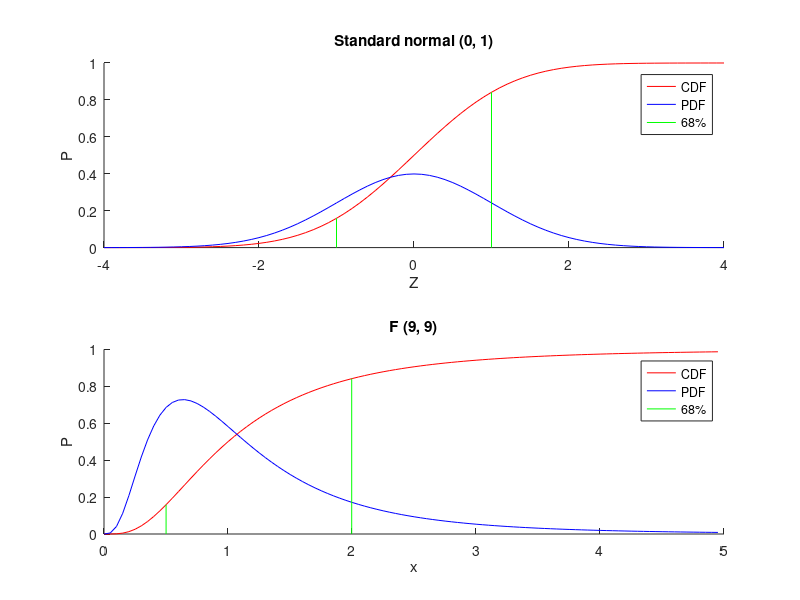

MATLAB code to generate this figure:

% normal distribution
z=-4:0.1:4;
Nc = cdf('norm',z,0,1);
Np = pdf('norm',z,0,1);
% get probability of +/- one standard deviation
pNlb = cdf('norm',-1,0,1); 
pNub = cdf('norm',+1,0,1);
p1sigma = pNub - pNlb

% Fdistribution
ndof1=9
ndof2=9
x=0.001:0.05:5;
Fc=cdf('F',x,ndof1,ndof2);
Fp=pdf('F',x,ndof1,ndof2);

% get bounds of F-statistic
Flb = icdf('F',pNlb,ndof1,ndof2)
Fub = icdf('F',pNub,ndof1,ndof2)


figure; 
subplot(2,1,1);
hold on;
plot(z,Nc,'r-');
plot(z,Np,'b-');
plot([-1 -1],[0, pNlb],'g-');
plot([+1 +1],[0, pNub],'g-');
xlabel('Z');
ylabel('P');
title('Standard normal (0, 1)');
legend('CDF','PDF','68%');

subplot(2,1,2);
hold on;
plot(x,Fc,'r-');
plot(x,Fp,'b-');
plot([Flb, Flb],[0, pNlb],'g-');
plot([Fub, Fub],[0, pNub],'g-');
xlabel('x');
ylabel('P');
title(sprintf('F (%d, %d)',ndof1, ndof2));
legend('CDF','PDF','68%');

